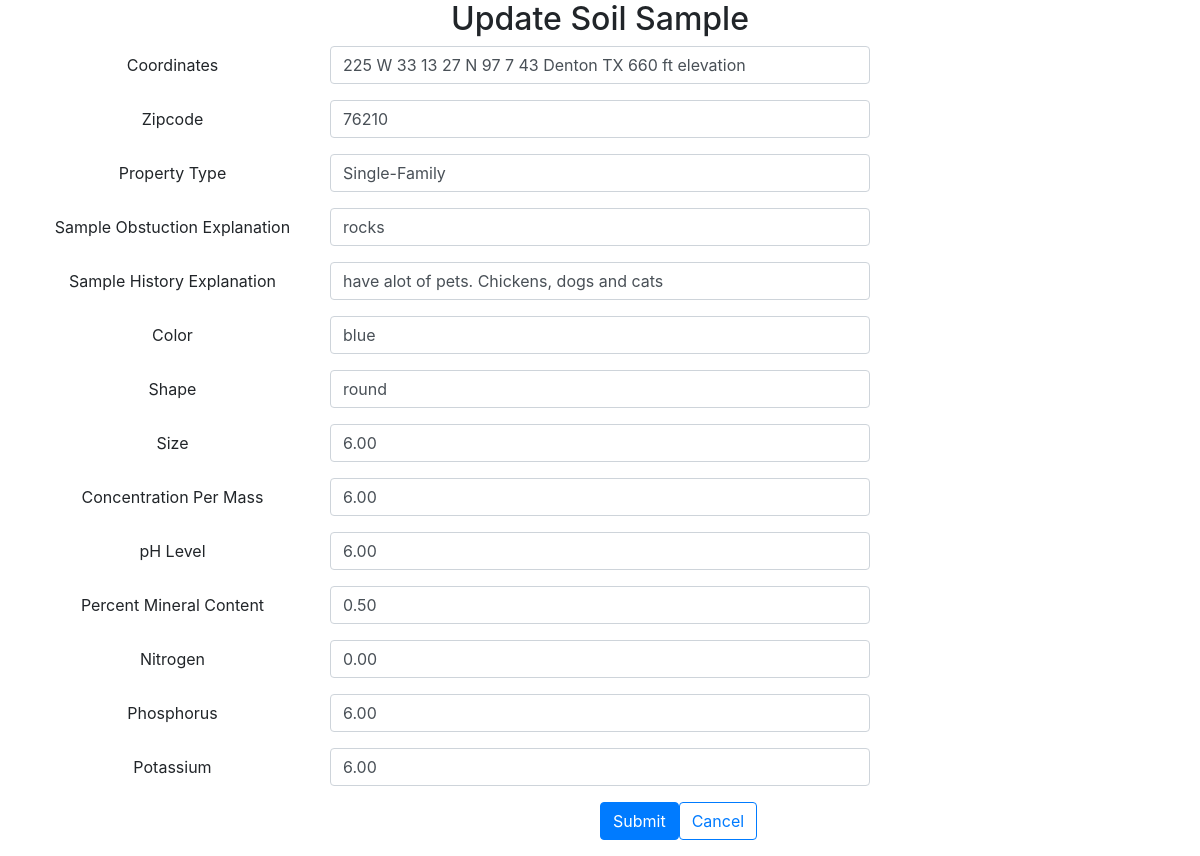
The app's page /update.php?id=9 with its own data.
### tables this page shows
CREATE TABLE `form` (
  `id` int NOT NULL,
  `firstname` varchar(128) NOT NULL,
  `lastname` varchar(128) NOT NULL,
  `email` varchar(128) NOT NULL,
  `cord` text NOT NULL,
  `Zipcode` int NOT NULL,
  `property` varchar(30) NOT NULL,
  `obstruction` varchar(800) NOT NULL,
  `history` varchar(800) NOT NULL,
  `color` varchar(20) DEFAULT NULL,
  `shape` varchar(20) DEFAULT NULL,
  `size` decimal(10,2) DEFAULT NULL,
  `perM` decimal(10,2) DEFAULT NULL,
  `ph` decimal(10,2) DEFAULT NULL,
  `minC` decimal(10,2) DEFAULT NULL,
  `nitro` decimal(10,2) DEFAULT NULL,
  `pho` decimal(10,2) DEFAULT NULL,
  `pot` decimal(10,2) DEFAULT NULL
);

### update.php (the view, shortened to what this page needs)
<?php
include 'dbh.php';
$Zipcode = "";
$property = "";
$obstruction = "";
$history = "";
if ($_SERVER['REQUEST_METHOD'] == 'GET'){
	 $id = $_GET["id"];
	 $sql = "SELECT * FROM form WHERE id=$id";
	 $result = $conn->query($sql);
	 $row = $result->fetch_assoc();
     $cord = $row["cord"];
	 	 $Zipcode = $row["Zipcode"];
	 	 $property = $row["property"];
	 	 $obstruction = $row["obstruction"];
	 	 $history = $row["history"];
	 	 $color = $row["color"];
	 	 $shape = $row["shape"];
	 	 $size = $row["size"];
	 	 $perM = $row["perM"];
	 	 $ph = $row["ph"];
	 	 $minC = $row["minC"];
	 	 $nitro = $row["nitro"];
	 	 $pho = $row["pho"];
	 	 $pot = $row["pot"];
}
?>
<html>
<head>
  <link rel="stylesheet" href="https://cdn.jsdelivr.net/npm/bootstrap@4.0.0/dist/css/bootstrap.min.css">
</head>
<body>
	<div class="container text-center">
		<h2> Update Soil Sample</h2>
<form method="post">
   <div class="row mb-3">
      <div class="col-sm-3 col-form-label">Coordinates</div>
      <div class="col-sm-6">
        <input type="text" class="form-control" name="cord" value="<?php echo $cord;?>">
      </div>
  </div>
<form method="post">
   <div class="row mb-3">
      <div class="col-sm-3 col-form-label">Zipcode</div>
      <div class="col-sm-6">
        <input type="text" class="form-control" name="Zipcode" value="<?php echo $Zipcode;?>">
      </div>
	</div>
    <div class="row mb-3">
      <div class="col-sm-3 col-form-label">Property Type</div>
      <div class="col-sm-6">
        <input type="text" class="form-control" name="property" value="<?php echo $property; ?>">
      </div>
	</div>
    <div class="row mb-3">
      <div class="col-sm-3 col-form-label">Sample Obstuction Explanation</div>
      <div class="col-sm-6">
        <input type="text" class="form-control" name="obstruction" value="<?php echo $obstruction; ?>">
      </div>
  </div>
    <div class="row mb-3">
      <div class="col-sm-3 col-form-label">Sample History Explanation</div>
      <div class="col-sm-6">
        <input type="text" class="form-control" name="history" value="<?php echo $history; ?>">
      </div>
  	</div>
 <div class="row mb-3">
      <div class="col-sm-3 col-form-label">Color</div>
      <div class="col-sm-6">
        <input type="text" class="form-control" name="color" value="<?php echo $color; ?>">
      </div>
  	</div>
 <div class="row mb-3">
      <div class="col-sm-3 col-form-label">Shape</div>
      <div class="col-sm-6">
        <input type="text" class="form-control" name="shape" value="<?php echo $shape; ?>">
      </div>
  	</div>
 <div class="row mb-3">
      <div class="col-sm-3 col-form-label">Size</div>
      <div class="col-sm-6">
        <input type="number" class="form-control" step=.01 name="size" value="<?php echo $size; ?>">
      </div>
  	</div>
 <div class="row mb-3">
      <div class="col-sm-3 col-form-label">Concentration Per Mass</div>
      <div class="col-sm-6">
        <input type="number" class="form-control" step=.01 name="perM" value="<?php echo $perM; ?>">
      </div>
  	</div>
 <div class="row mb-3">
      <div class="col-sm-3 col-form-label">pH Level</div>
      <div class="col-sm-6">
        <input type="number" class="form-control" step=.01 name="ph" value="<?php echo $ph; ?>">
      </div>
  	</div>
 <div class="row mb-3">
      <div class="col-sm-3 col-form-label">Percent Mineral Content</div>
      <div class="col-sm-6">
        <input type="number" class="form-control" step=.01 name="minC" value="<?php echo $minC; ?>">
      </div>
  	</div>
 <div class="row mb-3">
      <div class="col-sm-3 col-form-label">Nitrogen</div>
      <div class="col-sm-6">
        <input type="number" class="form-control" step=.01 name="nitro" value="<?php echo $nitro; ?>">
      </div>
  	</div>
 <div class="row mb-3">
      <div class="col-sm-3 col-form-label">Phosphorus</div>
      <div class="col-sm-6">
        <input type="number" class="form-control" step=.01 name="pho" value="<?php echo $pho; ?>">
      </div>
  	</div>
 <div class="row mb-3">
      <div class="col-sm-3 col-form-label">Potassium</div>
      <div class="col-sm-6">
        <input type="number" class="form-control" step=.01 name="pot" value="<?php echo $pot; ?>">
      </div>
  	</div>
      <div class="row mb-3">
      <div class= "offset-sm-3 col-sm-3 d-grid"></div>
      	<button type="submit" class="btn btn-primary">Submit</button>
      	 <a class="btn btn-outline-primary" href="/index.php" role="button">Cancel</a>
    </div>
	</div>
</body>
</html>

### records on screen
form: cord "225 W 33 13 27 N 97 7 43 Denton TX 660 ft elevation", Zipcode "76210", property "Single-Family", obstruction "rocks", history "have alot of pets. Chickens, dogs and cats", color "blue", shape "round", size "6.00", perM "6.00", ph "6.00", minC "0.50", nitro "0.00", pho "6.00", pot "6.00"
